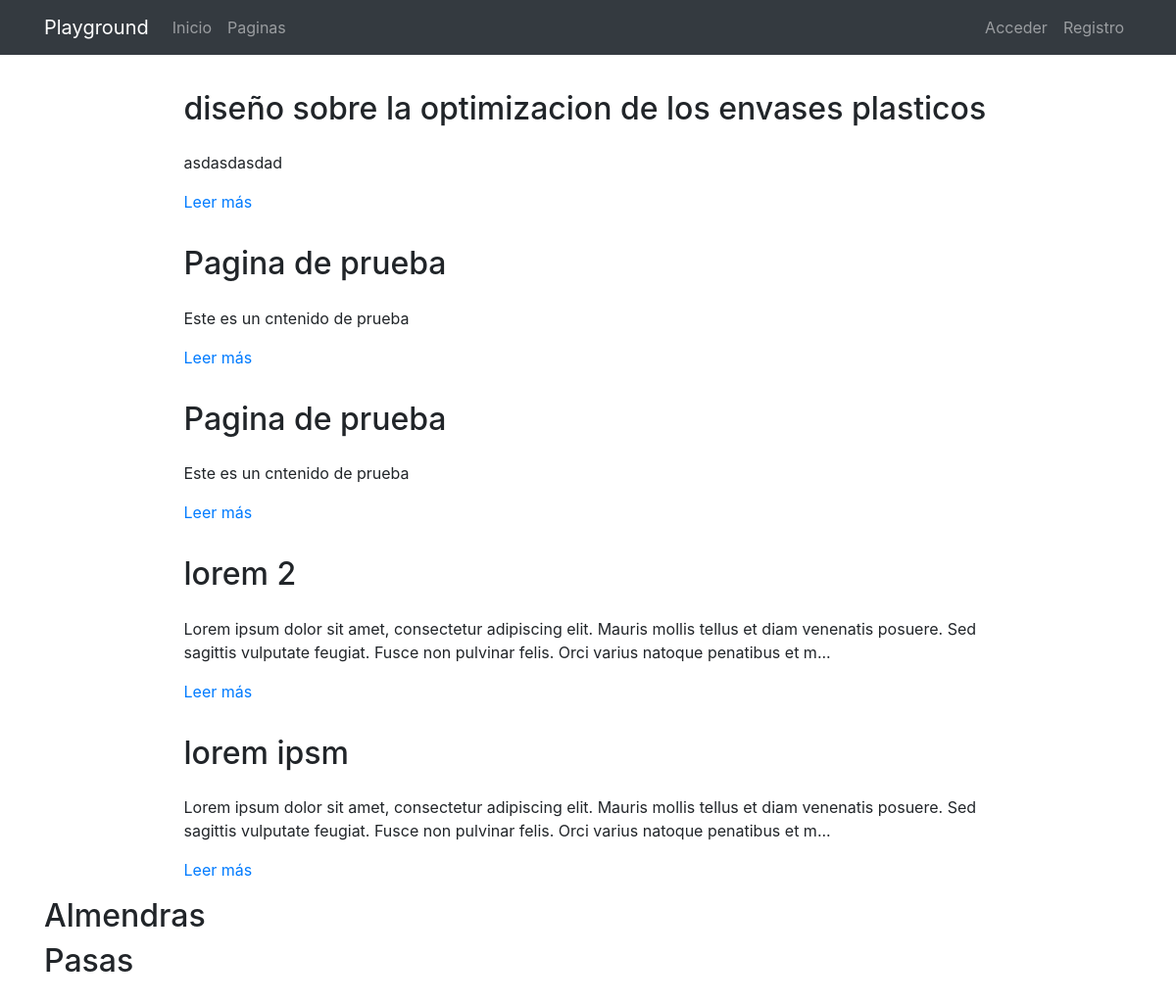
The page /pages/ on the database its author committed.
### pages/models.py (models this page shows, shortened)
class Page(models.Model):
    title = models.CharField(verbose_name="Título", max_length=200)
    content = RichTextField(verbose_name="Contenido")
    order = models.SmallIntegerField(verbose_name="Orden", default=0)
    created = models.DateTimeField(auto_now_add=True, verbose_name="Fecha de creación")
    updated = models.DateTimeField(auto_now=True, verbose_name="Fecha de edición")
    class Meta:
        verbose_name = "página"
        verbose_name_plural = "páginas"
        ordering = ['order', 'title']

class Ofertas(models.Model):
    title = models.CharField(verbose_name="Título de la oferta", max_length=200)
    price = models.CharField(verbose_name="Precio oferta", max_length=6)
    class Meta:
        verbose_name = "oferta"
        verbose_name_plural = "ofertas"
        ordering = ['title']

### pages/views.py (the view)
# urls.py: path('', PageListView.as_view(), name='pages'),
class PageListView(ListView):#Sirve para llamar una lista, para usarlo es objects o page(nombre del modelo), el template tiene que cambiarse igual para que lo reconosca
    model = Page
    template_name_suffix = '_listar'
    def get_context_data(self, **kwargs):
        context = super(PageListView, self).get_context_data(**kwargs)
        context['Ofertas'] = Ofertas.objects.all()
        return context

### pages/templates/pages/page_listar.html (shortened to what this page needs)
{% extends 'core/base.html' %}
{% load static %}
{% block content %}
{%include 'pages/includes/pages_menu.html'%}
<main role="main">
  <div class="container mb-4">
    {% for page in page_list|dictsort:"id" reversed%}
      <div class="row mt-3">
        <div class="col-md-9 mx-auto">
          <h2 class="mb-4">{{page.title}}</h2>
          <div>
            <p>{{page.content|striptags|safe|truncatechars:"200"}}</p>
            <p><a href="{% url 'pages:page' page.id page.title|slugify %}">Leer más</a>
            </p>
          </div>
        </div>
      </div>
    {% endfor %}
      {%for obj in Ofertas%}
      <h2>{{obj.title}}</h2>
      {%endfor%}
  </div>
</main>
{% endblock %}

### core/static/core/css/main.css (style rules this page uses)
main { padding-top: 20px; }
:root { --jumbotron-padding-y: 3rem; }

### rows shown on the page
Page: title "diseño sobre la optimizacion de los envases plasticos", content "asdasdasdad"
Page: title "Pagina de prueba", content "Este es un cntenido de prueba"
Page: title "Pagina de prueba", content "Este es un cntenido de prueba"
Page: title "lorem 2", content "Lorem ipsum dolor sit amet, consectetur adipiscing elit. Mauris mollis tellus et diam venenatis posuere. Sed sagittis vulputate feugiat. Fusce non pulvinar felis. Orci varius natoque penatibus et m..."
Page: title "lorem ipsm", content "Lorem ipsum dolor sit amet, consectetur adipiscing elit. Mauris mollis tellus et diam venenatis posuere. Sed sagittis vulputate feugiat. Fusce non pulvinar felis. Orci varius natoque penatibus et m..."
Ofertas: title "Almendras"
Ofertas: title "Pasas"
